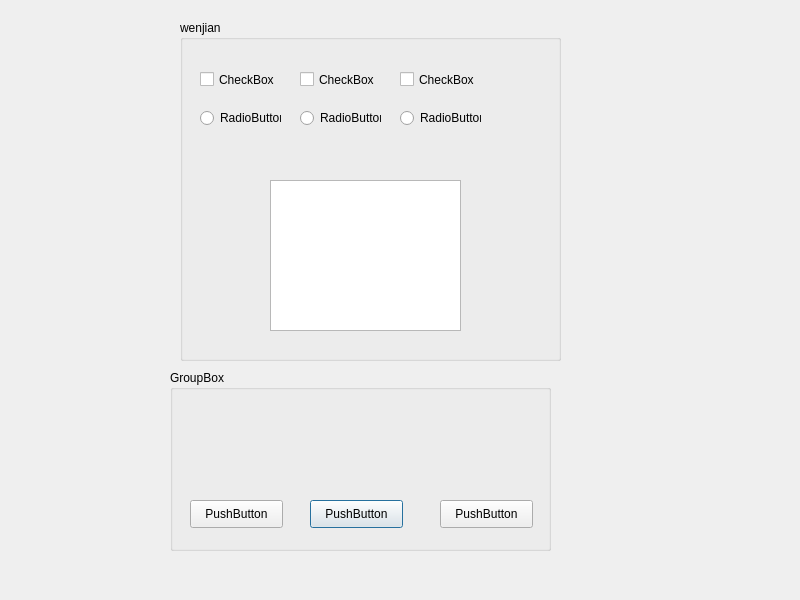
<?xml version="1.0" encoding="UTF-8"?>
<ui version="4.0">
 <class>QWDialog</class>
 <widget class="QDialog" name="QWDialog">
  <property name="geometry">
   <rect>
    <x>0</x>
    <y>0</y>
    <width>800</width>
    <height>600</height>
   </rect>
  </property>
  <property name="windowTitle">
   <string>QWDialog</string>
  </property>
  <widget class="QGroupBox" name="groupBox">
   <property name="geometry">
    <rect>
     <x>180</x>
     <y>20</y>
     <width>381</width>
     <height>341</height>
    </rect>
   </property>
   <property name="title">
    <string>wenjian</string>
   </property>
   <widget class="QPlainTextEdit" name="txtEdit">
    <property name="geometry">
     <rect>
      <x>90</x>
      <y>160</y>
      <width>191</width>
      <height>151</height>
     </rect>
    </property>
   </widget>
   <widget class="QCheckBox" name="checkBox">
    <property name="geometry">
     <rect>
      <x>20</x>
      <y>50</y>
      <width>91</width>
      <height>19</height>
     </rect>
    </property>
    <property name="text">
     <string>CheckBox</string>
    </property>
   </widget>
   <widget class="QCheckBox" name="checkBox_2">
    <property name="geometry">
     <rect>
      <x>120</x>
      <y>50</y>
      <width>91</width>
      <height>19</height>
     </rect>
    </property>
    <property name="text">
     <string>CheckBox</string>
    </property>
   </widget>
   <widget class="QCheckBox" name="checkBox_3">
    <property name="geometry">
     <rect>
      <x>220</x>
      <y>50</y>
      <width>91</width>
      <height>19</height>
     </rect>
    </property>
    <property name="text">
     <string>CheckBox</string>
    </property>
   </widget>
   <widget class="QRadioButton" name="radioButton">
    <property name="geometry">
     <rect>
      <x>20</x>
      <y>90</y>
      <width>81</width>
      <height>16</height>
     </rect>
    </property>
    <property name="text">
     <string>RadioButton</string>
    </property>
   </widget>
   <widget class="QRadioButton" name="radioButton_2">
    <property name="geometry">
     <rect>
      <x>120</x>
      <y>90</y>
      <width>81</width>
      <height>16</height>
     </rect>
    </property>
    <property name="text">
     <string>RadioButton</string>
    </property>
   </widget>
   <widget class="QRadioButton" name="radioButton_3">
    <property name="geometry">
     <rect>
      <x>220</x>
      <y>90</y>
      <width>81</width>
      <height>16</height>
     </rect>
    </property>
    <property name="text">
     <string>RadioButton</string>
    </property>
   </widget>
  </widget>
  <widget class="QGroupBox" name="groupBox_2">
   <property name="geometry">
    <rect>
     <x>170</x>
     <y>370</y>
     <width>381</width>
     <height>181</height>
    </rect>
   </property>
   <property name="title">
    <string>GroupBox</string>
   </property>
   <widget class="QPushButton" name="pushButton_2">
    <property name="geometry">
     <rect>
      <x>140</x>
      <y>130</y>
      <width>93</width>
      <height>28</height>
     </rect>
    </property>
    <property name="text">
     <string>PushButton</string>
    </property>
   </widget>
   <widget class="QPushButton" name="pushButton_3">
    <property name="geometry">
     <rect>
      <x>270</x>
      <y>130</y>
      <width>93</width>
      <height>28</height>
     </rect>
    </property>
    <property name="text">
     <string>PushButton</string>
    </property>
   </widget>
   <widget class="QPushButton" name="pushButton">
    <property name="geometry">
     <rect>
      <x>20</x>
      <y>130</y>
      <width>93</width>
      <height>28</height>
     </rect>
    </property>
    <property name="text">
     <string>PushButton</string>
    </property>
   </widget>
  </widget>
 </widget>
 <resources/>
 <connections/>
</ui>
